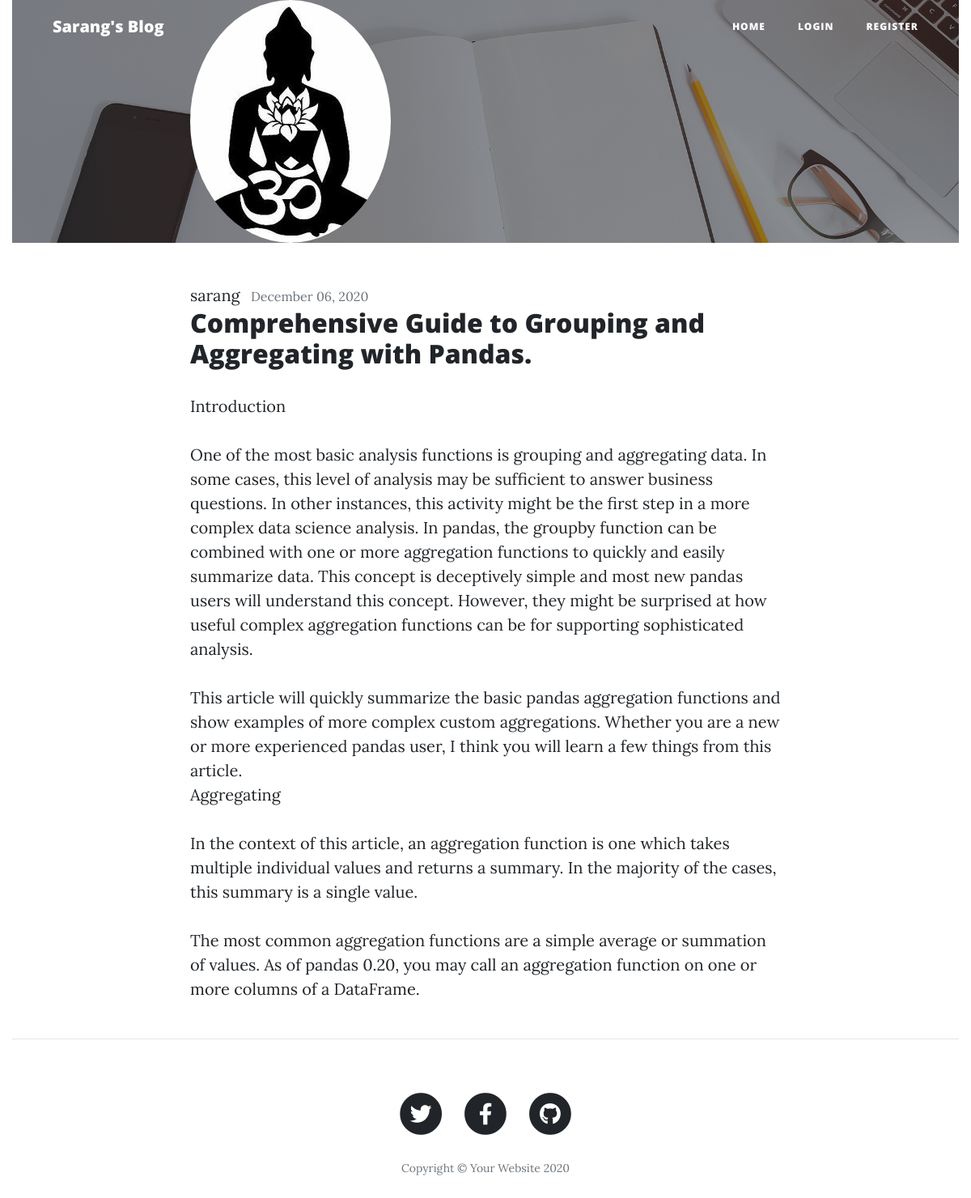
The page /post/10/ on the database its author committed.
### blogh/models.py (models this page shows, shortened)
class Post(models.Model):
    title = models.CharField(max_length=200)
    content = models.TextField(null=True, blank=True)
    date_posted = models.DateTimeField(default=timezone.now)
    author = models.ForeignKey(User, on_delete=models.CASCADE)
    class Meta:
        ordering = ['date_posted']

### users/models.py (models this page shows, shortened)
class UserDetail(models.Model):   #profile pic model
	user = models.OneToOneField(User, on_delete=models.CASCADE, primary_key=True)
	mobile = models.CharField(max_length = 12, null=True)
	image = models.ImageField(default='default.jpg', upload_to='profile_pics')

### blogh/views.py (the view)
# urls.py: path('post/<int:pk>/', PostDetailView.as_view(), name='post-detail'),
class PostDetailView(DetailView):
    model = Post                    #use post_detail.html

### blogh/templates/blogh/post_detail.html (shortened to what this page needs)
{% extends 'base.html' %}
{% load static %}
{% block content %}
  <header class="masthead" style="background-image: url({% static 'img/home-bg.jpg' %})">
    <div class="overlay"></div>
    <div class="container">
      <div class="row">
        <div class="col-lg-8 col-md-10 mx-auto">
            <article class="media content-section">
            <img class="rounded-circle article-img" src="{{ object.author.userdetail.image.url }}"span>
          </article>
        </div>
      </div>
    </div>
  </header>
  <div class="container">
    <div class="row">
      <div class="col-lg-8 col-md-10 mx-auto">
            <div class="media-body">
              <div class="article-metadata">
                <a class="mr-2" href="{% url 'user-posts' object.author.username %}">{{ object.author }}</a>
                <small class="text-muted">{{ object.date_posted|date:"F d, Y" }}</small>
              </div>
              <h2 class="article-title">{{ object.title }}</h2>
              <p class="article-content">{{ object.content|safe|linebreaks }}</p>
            </div>
      </div>
    </div>
  </div>
  <hr>
  {% endblock %}

### rows shown on the page
Post: author.userdetail.image (placeholder picture), author "sarang", date_posted "December 06, 2020", title "Comprehensive Guide to Grouping and Aggregating with Pandas.", content "Introduction One of the most basic analysis functions is grouping and aggregating data. In some cases, this level of analysis may be sufficient to answer business questions. In other instances, this activity might be the first step in a more complex data science analysis. In pandas, the groupby function can be combined with one or more aggregation functions to quickly and easily summarize data. This concept is deceptively simple and most new pandas users will understand this concept. However, they might be surprised at how useful complex aggregation functions can be for supporting sophisticated analysis. This article will quickly summarize the basic pandas aggregation functions and show…"
